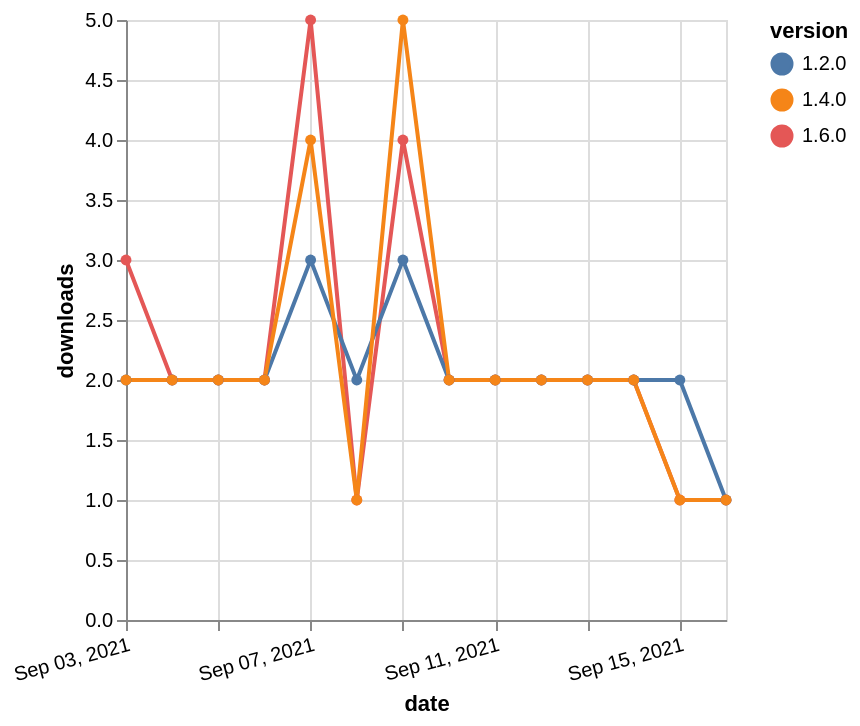

Source (Vega-Lite JSON):
### Vega-Lite specification from a JSON file in a GitHub repository (floating-point values rounded to 4 significant figures)
{"$schema": "https://vega.github.io/schema/vega-lite/v5.json", "description": "A simple bar chart with embedded data.", "data": {"values": [{"date": "2021-09-03", "total": 228, "delta": 3, "version": "1.6.0"}, {"date": "2021-09-04", "total": 230, "delta": 2, "version": "1.6.0"}, {"date": "2021-09-05", "total": 232, "delta": 2, "version": "1.6.0"}, {"date": "2021-09-06", "total": 234, "delta": 2, "version": "1.6.0"}, {"date": "2021-09-07", "total": 239, "delta": 5, "version": "1.6.0"}, {"date": "2021-09-08", "total": 240, "delta": 1, "version": "1.6.0"}, {"date": "2021-09-09", "total": 244, "delta": 4, "version": "1.6.0"}, {"date": "2021-09-10", "total": 246, "delta": 2, "version": "1.6.0"}, {"date": "2021-09-11", "total": 248, "delta": 2, "version": "1.6.0"}, {"date": "2021-09-12", "total": 250, "delta": 2, "version": "1.6.0"}, {"date": "2021-09-13", "total": 252, "delta": 2, "version": "1.6.0"}, {"date": "2021-09-14", "total": 254, "delta": 2, "version": "1.6.0"}, {"date": "2021-09-15", "total": 255, "delta": 1, "version": "1.6.0"}, {"date": "2021-09-16", "total": 256, "delta": 1, "version": "1.6.0"}, {"date": "2021-09-03", "total": 1011, "delta": 2, "version": "1.2.0"}, {"date": "2021-09-04", "total": 1013, "delta": 2, "version": "1.2.0"}, {"date": "2021-09-05", "total": 1015, "delta": 2, "version": "1.2.0"}, {"date": "2021-09-06", "total": 1017, "delta": 2, "version": "1.2.0"}, {"date": "2021-09-07", "total": 1020, "delta": 3, "version": "1.2.0"}, {"date": "2021-09-08", "total": 1022, "delta": 2, "version": "1.2.0"}, {"date": "2021-09-09", "total": 1025, "delta": 3, "version": "1.2.0"}, {"date": "2021-09-10", "total": 1027, "delta": 2, "version": "1.2.0"}, {"date": "2021-09-11", "total": 1029, "delta": 2, "version": "1.2.0"}, {"date": "2021-09-12", "total": 1031, "delta": 2, "version": "1.2.0"}, {"date": "2021-09-13", "total": 1033, "delta": 2, "version": "1.2.0"}, {"date": "2021-09-14", "total": 1035, "delta": 2, "version": "1.2.0"}, {"date": "2021-09-15", "total": 1037, "delta": 2, "version": "1.2.0"}, {"date": "2021-09-16", "total": 1038, "delta": 1, "version": "1.2.0"}, {"date": "2021-09-03", "total": 708, "delta": 2, "version": "1.4.0"}, {"date": "2021-09-04", "total": 710, "delta": 2, "version": "1.4.0"}, {"date": "2021-09-05", "total": 712, "delta": 2, "version": "1.4.0"}, {"date": "2021-09-06", "total": 714, "delta": 2, "version": "1.4.0"}, {"date": "2021-09-07", "total": 718, "delta": 4, "version": "1.4.0"}, {"date": "2021-09-08", "total": 719, "delta": 1, "version": "1.4.0"}, {"date": "2021-09-09", "total": 724, "delta": 5, "version": "1.4.0"}, {"date": "2021-09-10", "total": 726, "delta": 2, "version": "1.4.0"}, {"date": "2021-09-11", "total": 728, "delta": 2, "version": "1.4.0"}, {"date": "2021-09-12", "total": 730, "delta": 2, "version": "1.4.0"}, {"date": "2021-09-13", "total": 732, "delta": 2, "version": "1.4.0"}, {"date": "2021-09-14", "total": 734, "delta": 2, "version": "1.4.0"}, {"date": "2021-09-15", "total": 735, "delta": 1, "version": "1.4.0"}, {"date": "2021-09-16", "total": 736, "delta": 1, "version": "1.4.0"}]}, "width": "container", "mark": {"type": "line", "point": {"filled": true}}, "encoding": {"x": {"field": "date", "type": "temporal", "timeUnit": "yearmonthdate", "title": "date", "axis": {"labelAngle": -15}}, "y": {"field": "delta", "type": "quantitative", "title": "downloads"}, "color": {"field": "version", "type": "nominal"}, "tooltip": {"field": "delta"}}}
